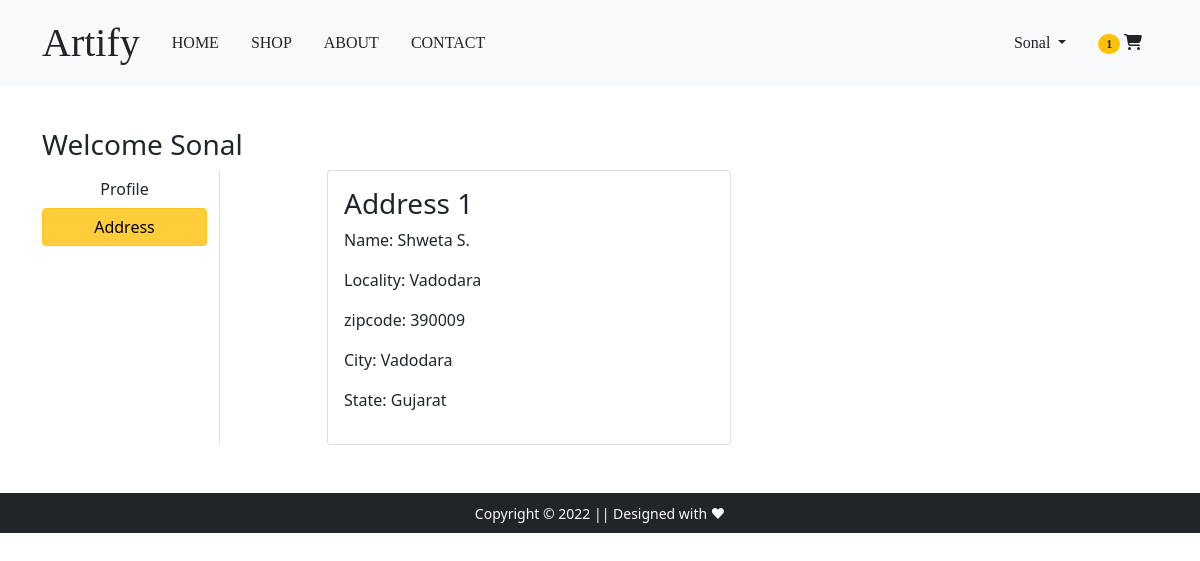
The page /address/ (signed in) on the database its author committed.
### app/models.py (models this page shows, shortened)
class Customer(models.Model):
    user = models.ForeignKey(User, on_delete=models.CASCADE)
    name = models.CharField(max_length=50)
    locality = models.CharField(max_length=100)
    city = models.CharField(max_length=50)
    zipcode = models.IntegerField()
    state = models.CharField(choices=STATE_CHOICES,max_length=50)

### app/views.py (the view)
# urls.py: path('address/', views.address, name='address'),
@login_required
def address(request):
    totalitems = 0
    addresses = Customer.objects.filter(user=request.user)
    if request.user.is_authenticated:
        totalitems = len(Cart.objects.filter(user=request.user))
    return render(request, 'app/address.html', {'addresses': addresses, 'active': 'btn-warning','totalitems':totalitems})

### app/templates/app/address.html (shortened to what this page needs)
{% extends 'app/base.html' %}
{% load static %}
{% block main-content %}
<div class="container my-5">
 <div class="row">
 <h3>Welcome {{request.user}}</h3>
  <div class="col-sm-2 border-end">
   <ul class="list-unstyled">
    <li class="d-grid"><a href="{% url 'profile' %}" class="btn">Profile</a></li>
    <li class="d-grid"><a href="{% url 'address' %}" class="btn {{active}}">Address</a></li>
   </ul>
  </div>
  <div class="col-sm-9 offset-sm-1">
   <div class="row">
       {% for add in addresses %}
    <div class="col-sm-6">
     <div class="card">
      <div class="card-body">
       <h3>Address {{forloop.counter}}</h3>
       <p>Name: {{add.name }}</p>
       <p>Locality: {{add.locality}}</p>
       <p>zipcode: {{add.zipcode}}</p>
       <p>City: {{add.city}}</p>
       <p>State: {{add.state}}</p>
      </div>
     </div>
    </div>
     {% endfor %}
   </div>
  </div>
 </div>
</div>
{% endblock main-content %}

### app/templates/app/base.html (shortened to what this page needs)
<!doctype html>
{% load static %}
<html lang="en">
  <head>
    <link href="https://cdn.jsdelivr.net/npm/bootstrap@5.0.0-beta1/dist/css/bootstrap.min.css" rel="stylesheet">
    <link rel="stylesheet" href="{% static 'app/css/owl.carousel.min.css' %}">
    <link rel="stylesheet" href="{% static 'app/css/all.min.css' %}">
    <link rel="stylesheet" href="{% static 'app/css/style.css' %}">
  </head>
  <body style='padding-top: 80px;'>
    <nav class="navbar navbar-expand-lg navbar-light bg-light fixed-top">
     <div class="container">
       <a class="navbar-brand text-dark" href="/">Artify</a>
       <div class="collapse navbar-collapse content-center" id="navbarSupportedContent">
         <ul class="navbar-nav me-auto mb-2 mb-lg-0">
          <li class="nav-item mx-2">
            <a href="/" class="nav-link text-dark">HOME</a>
           </li>
           <li class="nav-item mx-2">
            <a href="{% url 'shop'  %}" class="nav-link text-dark">SHOP</a>
           </li>
          <li class="nav-item mx-2">
            <a href="{% url 'about' %}" class="nav-link text-dark">ABOUT</a>
           </li>
           <li class="nav-item mx-2">
            <a href="{% url 'contact' %}" class="nav-link text-dark">CONTACT</a>
           </li>
         </ul>
         <div>
          <ul class="navbar-nav me-auto mb-2 mb-lg-0">
            {% if request.user.is_authenticated %}
           <li class="nav-item dropdown mx-2">
              <a class="nav-link dropdown-toggle text-dark" href="#" id="profileDropdown" role="button" data-bs-toggle="dropdown" aria-expanded="false">
                {{request.user.username|capfirst}}
              </a>
            </li>
            <li class="nav-item mx-2">
              <a href="{% url 'show_cart' %}" class="nav-link text-dark">
               <span class="badge rounded-pill bg-warning text-dark" id='totalitems'>{{totalitems}}</span>
               <i class="fa fa-shopping-cart" aria-hidden="true"></i> </a>
             </li>
            {% endif %}
          </ul>
         </div>
       </div>
     </div>
    </nav>
    {% block main-content %} {% endblock main-content %}
    <footer class="container-fluid bg-dark text-center p-2 mt-5 fixed">
        <small class="text-light">Copyright &copy; {% now 'Y'%} || Designed with ❤  </small>
    </footer>
  </body>
</html>

### app/static/app/css/style.css (style rules this page uses)
#navbarSupportedContent { font-family: -webkit-pictograph; font-size: 1rem; }
.navbar-light .navbar-nav .nav-link { font-weight: 400; color: black; }
.navbar-brand { font-family: fantasy; font-size: 2.5rem; }

### rows shown on the page
Customer: name "Shweta S.", locality "Vadodara", zipcode "390009", city "Vadodara", state "Gujarat"

### other values the page prints
{{ request.user.username|capfirst }} "Sonal"
{{ totalitems }} "1"
{{ request.user }} "Sonal"
